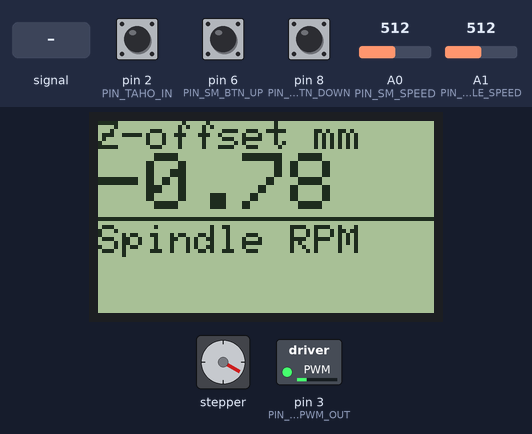
A sketch run on a simulated Arduino Uno, built with avr-gcc and run on an emulated ATmega328P. Shown: 84×48 one-colour display, stepper motor, switched loads named in the sketch (green lamp = pin HIGH). Inputs (shaded band) come from the test bench; at power-on: A0 (PIN_SM_SPEED) = 512, A1 (PIN_SPINDLE_SPEED) = 512, pin 6 (PIN_SM_BTN_UP) HIGH, pin 2 (PIN_TAHO_IN) HIGH, pin 8 (PIN_SM_BTN_DOWN) LOW. Stepper angles assume 200 steps per turn.

Above: at 1.2 s.
1.3 s: A0 (PIN_SM_SPEED) fed a 200 Hz sine of ±81 counts around its level
At 1.69 s:
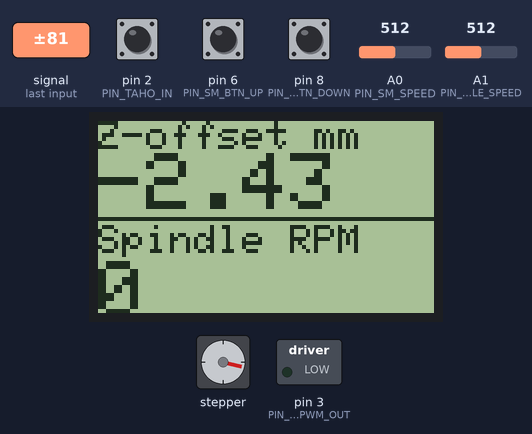
3.9 s: A0 (PIN_SM_SPEED) set to 490
At 4.69 s:
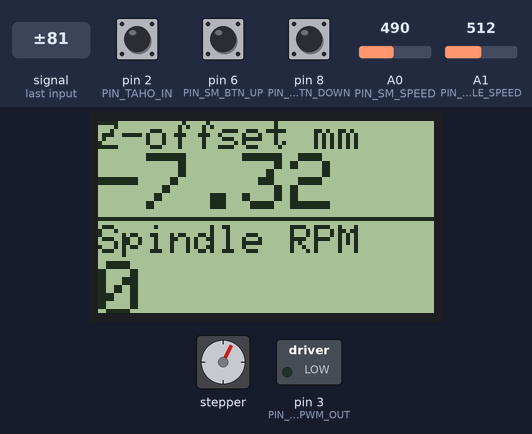
7.0 s: A1 (PIN_SPINDLE_SPEED) set to 1012
10.1 s: A1 (PIN_SPINDLE_SPEED) set to 1021
At 13.1 s:
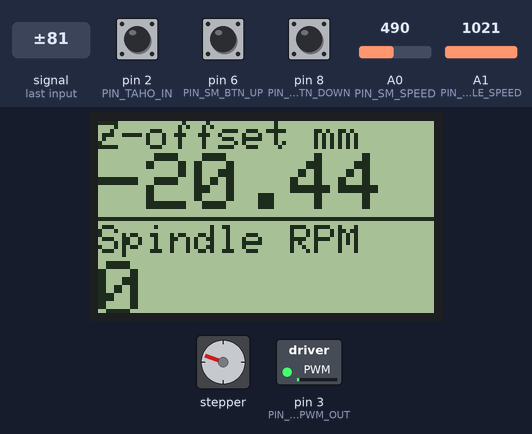
13.2 s: pin 6 (PIN_SM_BTN_UP) pulled LOW for 0.15 s
At 13.7 s:
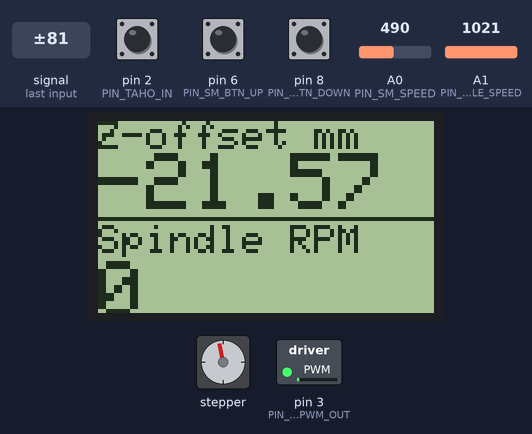
13.9 s: A0 (PIN_SM_SPEED) set to 0
At 16.6 s:
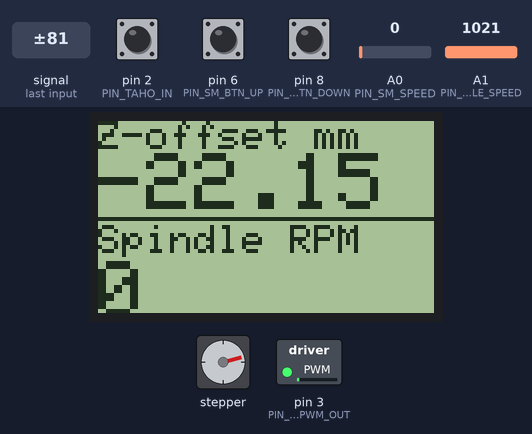
Timing chart, 0 to 18.0 s (numbered marks = the images above; inputs shaded):
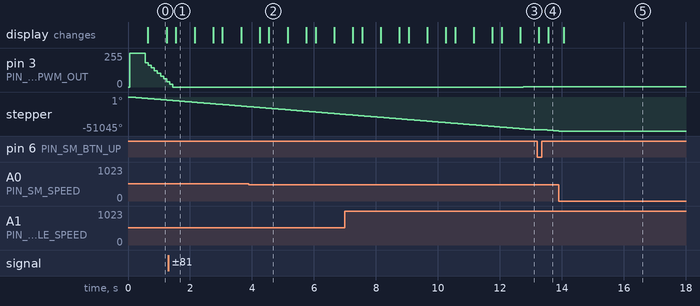

Measured:
- after the input at 10.1 s, pin 3 (PIN_SPINDLE_PWM_OUT): 0/255 → 1/255 after 2.7 s

The sketch:

drillCNC.ino
```cpp
///////////////////////


#define PIN_TAHO_IN 2 //!2 Interrupt
#define PIN_SPINDLE_PWM_OUT 3//SPINDLE PWM OUT works on pins 3 5bug 6bug 9 10 11
#define PIN_SM_DRIVER_STEP 4
#define PIN_SM_DRIVER_DIR 5
#define PIN_SM_BTN_UP 6
#define PIN_SM_BTN_SET_POS_0 7
#define PIN_SM_BTN_DOWN 8
#define PIN_LCD_RST 9 //перезагрузки контроллера дисплея.
#define PIN_LCD_CE  10 //разрешает или запрещает ввод данных в контроллер дисплея
#define PIN_LCD_DC 11 //режима ввода данных - Данные/Команды
#define PIN_LCD_DIN 12 //Вход данных SPI
#define PIN_LCD_CLK 13 //Тактирующий SPI
#define PIN_SM_SPEED A0
#define PIN_SPINDLE_SPEED A1

//#include <SPI.h>
#include <Adafruit_GFX.h>
#include <Adafruit_PCD8544.h> //Nokia 5110 LCD Displays
#include <PID_v1.h>
#include <AccelStepper.h>

//PID
double PID_setpoint_0_1023, PID_input_0_1023, PID_output_PWM; //0..1023, 0..1023, 0..255
PID PID_SPINDLE(&PID_input_0_1023, &PID_output_PWM, &PID_setpoint_0_1023, 0.1, 0.4, 0, DIRECT);
//LCD
// Software SPI (slower updates, more flexible pin options):
Adafruit_PCD8544 LCD = Adafruit_PCD8544(PIN_LCD_CLK, PIN_LCD_DIN, PIN_LCD_DC, PIN_LCD_CE, PIN_LCD_RST);
//TIMEMACHINE
uint32_t TIMEMACHINE_prevMicros_111ms = 0L;
uint32_t TIMEMACHINE_prevMicros_500ms = 0L;
uint32_t TIMEMACHINE_prevMicros_1000ms = 0L;
//taho
volatile uint16_t TAHO_rotationCount = 0L;
uint16_t TAHO_RPM = 0L;
uint32_t TAHO_prev_ms = 0L;
//stepper motor
AccelStepper stepper_z(AccelStepper::DRIVER, PIN_SM_DRIVER_STEP, PIN_SM_DRIVER_DIR); //step, dir
int16_t SM_speed = 0; //-500 0 + 500
int8_t SM_speed_sign = 1;


void setup() {
  pinMode(PIN_TAHO_IN, INPUT);
  pinMode(PIN_SPINDLE_PWM_OUT, OUTPUT);
  pinMode(PIN_SM_DRIVER_STEP, OUTPUT);
  pinMode(PIN_SM_DRIVER_DIR, OUTPUT);
  pinMode(PIN_SM_BTN_UP, INPUT);
  pinMode(PIN_SM_BTN_SET_POS_0, INPUT);
  pinMode(PIN_SM_BTN_DOWN, INPUT);

  Serial.begin(9600);
  SM_init();
  TAHO_init();
  LCD_init();
  PID_init();
}

void loop() {
  PID_LOOP();
  TIMEMACHINE_loop();
  SM_buttons();
}
```

PID.ino
```cpp
void PID_init() {
  PID_SPINDLE.SetMode(AUTOMATIC);
}

void PID_LOOP() {
  PID_SPINDLE.Compute();
  analogWrite(PIN_SPINDLE_PWM_OUT, (255 - PID_output_PWM)); // invert PWM for H11L1(inverted)
}


/********************************************
   Serial Communication functions / helpers
 ********************************************/


union {                // This Data structure lets
  byte asBytes[24];    // us take the byte array
  float asFloat[6];    // sent from processing and
}                      // easily convert it to a
foo;                   // float array


// getting float values from processing into the arduino
// was no small task.  the way this program does it is
// as follows:
//  * a float takes up 4 bytes.  in processing, convert
//    the array of floats we want to send, into an array
//    of bytes.
//  * send the bytes to the arduino
//  * use a data structure known as a union to convert
//    the array of bytes back into an array of floats

//  the bytes coming from the arduino follow the following
//  format:
//  0: 0=Manual, 1=Auto, else = ? error ?
//  1: 0=Direct, 1=Reverse, else = ? error ?
//  2-5: float setpoint
//  6-9: float input
//  10-13: float output
//  14-17: float P_Param
//  18-21: float I_Param
//  22-245: float D_Param
void PID_SerialReceive()
{

  // read the bytes sent from Processing
  int index = 0;
  byte Auto_Man = -1;
  byte Direct_Reverse = -1;
  while (Serial.available() && index < 26)
  {
    if (index == 0) Auto_Man = Serial.read();
    else if (index == 1) Direct_Reverse = Serial.read();
    else foo.asBytes[index - 2] = Serial.read();
    index++;
  }

  // if the information we got was in the correct format,
  // read it into the system
  if (index == 26  && (Auto_Man == 0 || Auto_Man == 1) && (Direct_Reverse == 0 || Direct_Reverse == 1))
  {
    PID_setpoint_0_1023 = double(foo.asFloat[0]);
    //Input=double(foo.asFloat[1]);       // * the user has the ability to send the
    //   value of "Input"  in most cases (as
    //   in this one) this is not needed.
    if (Auto_Man == 0)                    // * only change the output if we are in
    { //   manual mode.  otherwise we'll get an
      PID_output_PWM = double(foo.asFloat[2]);    //   output blip, then the controller will
    }                                     //   overwrite.

    double p, i, d;                       // * read in and set the controller tunings
    p = double(foo.asFloat[3]);           //
    i = double(foo.asFloat[4]);           //
    d = double(foo.asFloat[5]);           //
    PID_SPINDLE.SetTunings(p, i, d);            //

    if (Auto_Man == 0) PID_SPINDLE.SetMode(MANUAL); // * set the controller mode
    else PID_SPINDLE.SetMode(AUTOMATIC);             //

    if (Direct_Reverse == 0) PID_SPINDLE.SetControllerDirection(DIRECT); // * set the controller Direction
    else PID_SPINDLE.SetControllerDirection(REVERSE);          //
  }
  Serial.flush();                         // * clear any random data from the serial buffer
}

// unlike our tiny microprocessor, the processing ap
// has no problem converting strings into floats, so
// we can just send strings.  much easier than getting
// floats from processing to here no?
void PID_SerialSend()
{
  Serial.print("PID ");
  Serial.print(PID_setpoint_0_1023);
  Serial.print(" ");
  Serial.print(PID_input_0_1023);
  Serial.print(" ");
  Serial.print(PID_output_PWM);
  Serial.print(" ");
  Serial.print(PID_SPINDLE.GetKp());
  Serial.print(" ");
  Serial.print(PID_SPINDLE.GetKi());
  Serial.print(" ");
  Serial.print(PID_SPINDLE.GetKd());
  Serial.print(" ");
  if (PID_SPINDLE.GetMode() == AUTOMATIC) Serial.print("Automatic");
  else Serial.print("Manual");
  Serial.print(" ");
  if (PID_SPINDLE.GetDirection() == DIRECT) Serial.println("Direct");
  else Serial.println("Reverse");
}
```

SPINDLE_TAHO.ino
```cpp
void TAHO_init() {
  attachInterrupt(0, TAHO_interrupt, FALLING); //d2
}

void TAHO_interrupt () {
  TAHO_rotationCount++;
}

void TAHO_calc_PRM() {
  //cli();
  uint32_t  TAHO_curr_ms = millis();
  TAHO_RPM = TAHO_rotationCount * 7500L / (TAHO_curr_ms - TAHO_prev_ms); //rot per minute   60 000ms = 60s = 1 minute  8-holes => 60\8 = 7.5
  PID_input_0_1023 = map(TAHO_RPM, 0, 8300, 0, 1023);
  TAHO_rotationCount = 0L;
  TAHO_prev_ms = TAHO_curr_ms;
  //sei();

}

void SPINDLE_SPEED_SET() {
  PID_setpoint_0_1023 = 1020 - analogRead(PIN_SPINDLE_SPEED); //reostat inversed rotation
}
```

STEPPER.ino
```cpp
//I use 1\16 microstepping  m0=gnd m1=gnd m2=+5V

void SM_init() {
  stepper_z.setMaxSpeed(8000);
  stepper_z.setAcceleration(0);
}

void SM_SPEED_SET() {
  SM_speed = map(analogRead(PIN_SM_SPEED), 0, 1023, 0, 8000);
  stepper_z.setSpeed(SM_speed_sign * SM_speed);
}
void SM_buttons() {
  if (!digitalRead(PIN_SM_BTN_UP)) {
    SM_speed_sign = 1;
    SM_SPEED_SET();
    stepper_z.runSpeed();
    return;
  }
  if (!digitalRead(PIN_SM_BTN_DOWN)) {
    SM_speed_sign= - 1;
    SM_SPEED_SET();
    stepper_z.runSpeed();
    return;
  }
  if (!digitalRead(PIN_SM_BTN_SET_POS_0)) {
    stepper_z.setCurrentPosition(0);
  }
}
float SM_get_Z_offset_mm() {
  return stepper_z.currentPosition() * 0.00078125; //offset by 1 microstep
}
```

TIMEMACHINE.ino
```cpp
void TIMEMACHINE_loop() {
  uint32_t  TIMEMACHINE_currMillis = millis();

  if ((TIMEMACHINE_currMillis - TIMEMACHINE_prevMicros_111ms) > 111L) {
    TIMEMACHINE_111ms();
    TIMEMACHINE_prevMicros_111ms = TIMEMACHINE_currMillis;
  }

  if ((TIMEMACHINE_currMillis - TIMEMACHINE_prevMicros_500ms) > 500L) {
    TIMEMACHINE_500ms();
    TIMEMACHINE_prevMicros_500ms = TIMEMACHINE_currMillis;
  }

  if ((TIMEMACHINE_currMillis - TIMEMACHINE_prevMicros_1000ms) > 1000L) {
    TIMEMACHINE_1000ms();
    TIMEMACHINE_prevMicros_1000ms = TIMEMACHINE_currMillis;
  }
}

void TIMEMACHINE_111ms() {
  //1200 RPM with 2 holes taho
  // 1200 RPM *4 holes \ 60 = 80 pulses per second
  //so, for 111 ms: 80*111\1000 = 8.88 pulses per 111 ms
  //do NOT set faster!
  TAHO_calc_PRM();
}

void TIMEMACHINE_500ms() {
  SM_SPEED_SET();
  SPINDLE_SPEED_SET();
  LCD_info_z_axis_mm();
}

void TIMEMACHINE_1000ms() {
  //PID_SerialReceive(); //PID TUNE DESCTOP
  //PID_SerialSend();  //PID TUNE DESCTOP
  LCD_info_rpm();
}
```

LCD.ino
```cpp
void LCD_init() {
  LCD.begin();
  LCD.setContrast(60);
  LCD.clearDisplay();
  LCD.setTextColor(BLACK);
  //tests
  LCD.fillRect(0, 0, 84, 48, BLACK);
  LCD.display();
  delay(1);

  LCD.clearDisplay();
  LCD.setCursor(0, 0);
  LCD.setTextSize(1);
  LCD.println("Z-offset mm");
  LCD.drawLine(0, 24, 83, 24, BLACK);
  LCD.setCursor(0, 26);
  LCD.println("Spindle RPM");
}

void LCD_info_z_axis_mm() {
  LCD.fillRect(0, 8, 84, 15, WHITE);
  LCD.setCursor(0, 8);
  LCD.setTextSize(2);
  LCD.println(SM_get_Z_offset_mm(), 2);
  LCD.display();
}

void LCD_info_rpm() {
  LCD.fillRect(0, 35, 84, 48, WHITE);
  LCD.setCursor(0, 35);
  LCD.setTextSize(2);
  LCD.println(TAHO_RPM, DEC);
  LCD.display();
}
```
